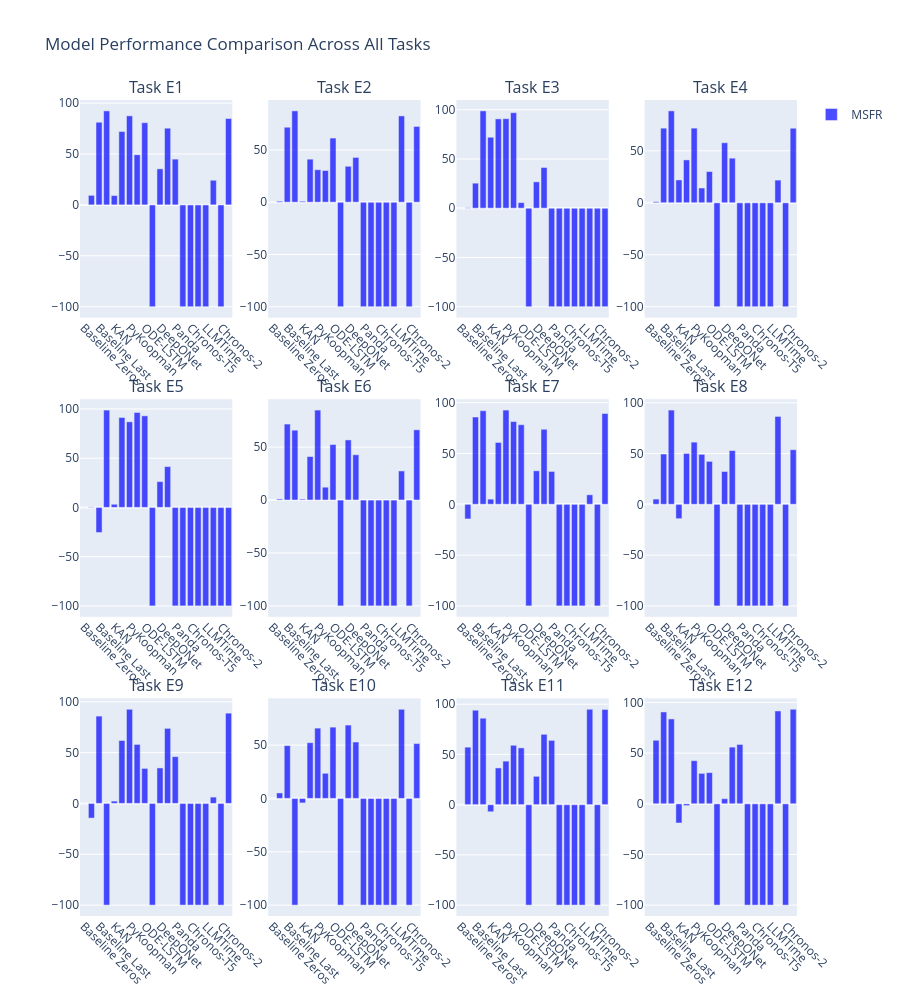

Notebook source saved alongside this figure:
### Markdown cell above
# Comparative Analysis

### Code cell
# Create interactive task comparison
create_interactive_task_comparison(data)  # noqa: F405 # pyrefly: ignore

### Figure 1 — Plotly figure (JSON) as saved in the notebook; plotly's stock layout.template omitted (floating-point values rounded to 4 significant figures)
{"data": [{"marker": {"color": "blue"}, "name": "MSFR", "opacity": 0.7, "showlegend": true, "type": "bar", "x": ["Baseline Zeros", "Baseline Average", "Baseline Last", "Reservoir", "KAN", "Opt DMD", "PyKoopman", "LSTM", "ODE-LSTM", "Spacetime", "DeepONet", "SINDy", "Panda", "Moirai-MoE", "Chronos-T5", "TabPFN", "LLMTime", "Sundial", "Chronos-2", "Moirai-2"], "xaxis": "x", "y": [0.0, 9.38, 81.2, 92.36, 9.18, 72.13, 87.46, 49.26, 80.73, -100.0, 35.42, 75.35, 44.97, -100.0, -100.0, -100.0, -100.0, 24.19, -100.0, 84.85], "yaxis": "y"}, {"marker": {"color": "blue"}, "name": "MSFR", "opacity": 0.7, "showlegend": false, "type": "bar", "x": ["Baseline Zeros", "Baseline Average", "Baseline Last", "Reservoir", "KAN", "Opt DMD", "PyKoopman", "LSTM", "ODE-LSTM", "Spacetime", "DeepONet", "SINDy", "Panda", "Moirai-MoE", "Chronos-T5", "TabPFN", "LLMTime", "Sundial", "Chronos-2", "Moirai-2"], "xaxis": "x2", "y": [0.0, 1.02, 71.79, 87.44, 0.97, 41.22, 31.12, 30.35, 61.42, -100.0, 34.42, 42.89, -100.0, -100.0, -100.0, -100.0, -100.0, 82.62, -100.0, 72.54], "yaxis": "y2"}, {"marker": {"color": "blue"}, "name": "MSFR", "opacity": 0.7, "showlegend": false, "type": "bar", "x": ["Baseline Zeros", "Baseline Average", "Baseline Last", "Reservoir", "KAN", "Opt DMD", "PyKoopman", "LSTM", "ODE-LSTM", "Spacetime", "DeepONet", "SINDy", "Panda", "Moirai-MoE", "Chronos-T5", "TabPFN", "LLMTime", "Sundial", "Chronos-2", "Moirai-2"], "xaxis": "x3", "y": [0.0, 0.51, 25.45, 98.85, 72.1, 90.71, 90.91, 97.02, 5.69, -100.0, 26.79, 41.38, -100.0, -100.0, -100.0, -100.0, -100.0, -100.0, -100.0, -100.0], "yaxis": "y3"}, {"marker": {"color": "blue"}, "name": "MSFR", "opacity": 0.7, "showlegend": false, "type": "bar", "x": ["Baseline Zeros", "Baseline Average", "Baseline Last", "Reservoir", "KAN", "Opt DMD", "PyKoopman", "LSTM", "ODE-LSTM", "Spacetime", "DeepONet", "SINDy", "Panda", "Moirai-MoE", "Chronos-T5", "TabPFN", "LLMTime", "Sundial", "Chronos-2", "Moirai-2"], "xaxis": "x4", "y": [0.0, 1.02, 71.79, 88.42, 21.96, 41.25, 71.81, 14.21, 30.06, -100.0, 57.75, 42.9, -100.0, -100.0, -100.0, -100.0, -100.0, 21.82, -100.0, 71.72], "yaxis": "y4"}, {"marker": {"color": "blue"}, "name": "MSFR", "opacity": 0.7, "showlegend": false, "type": "bar", "x": ["Baseline Zeros", "Baseline Average", "Baseline Last", "Reservoir", "KAN", "Opt DMD", "PyKoopman", "LSTM", "ODE-LSTM", "Spacetime", "DeepONet", "SINDy", "Panda", "Moirai-MoE", "Chronos-T5", "TabPFN", "LLMTime", "Sundial", "Chronos-2", "Moirai-2"], "xaxis": "x5", "y": [0.0, 0.51, -25.46, 98.85, 3.23, 91.33, 86.92, 96.39, 93.01, -100.0, 26.23, 41.47, -100.0, -100.0, -100.0, -100.0, -100.0, -100.0, -100.0, -100.0], "yaxis": "y5"}, {"marker": {"color": "blue"}, "name": "MSFR", "opacity": 0.7, "showlegend": false, "type": "bar", "x": ["Baseline Zeros", "Baseline Average", "Baseline Last", "Reservoir", "KAN", "Opt DMD", "PyKoopman", "LSTM", "ODE-LSTM", "Spacetime", "DeepONet", "SINDy", "Panda", "Moirai-MoE", "Chronos-T5", "TabPFN", "LLMTime", "Sundial", "Chronos-2", "Moirai-2"], "xaxis": "x6", "y": [0.0, 1.02, 71.79, 66.02, 0.91, 41.11, 85.0, 12.15, 52.45, -100.0, 56.8, 42.8, -100.0, -100.0, -100.0, -100.0, -100.0, 27.51, -100.0, 66.36], "yaxis": "y6"}, {"marker": {"color": "blue"}, "name": "MSFR", "opacity": 0.7, "showlegend": false, "type": "bar", "x": ["Baseline Zeros", "Baseline Average", "Baseline Last", "Reservoir", "KAN", "Opt DMD", "PyKoopman", "LSTM", "ODE-LSTM", "Spacetime", "DeepONet", "SINDy", "Panda", "Moirai-MoE", "Chronos-T5", "TabPFN", "LLMTime", "Sundial", "Chronos-2", "Moirai-2"], "xaxis": "x7", "y": [0.0, -14.42, 85.9, 92.09, 5.08, 60.87, 92.72, 81.42, 78.31, -100.0, 32.97, 73.83, 32.34, -100.0, -100.0, -100.0, -100.0, 9.36, -100.0, 89.33], "yaxis": "y7"}, {"marker": {"color": "blue"}, "name": "MSFR", "opacity": 0.7, "showlegend": false, "type": "bar", "x": ["Baseline Zeros", "Baseline Average", "Baseline Last", "Reservoir", "KAN", "Opt DMD", "PyKoopman", "LSTM", "ODE-LSTM", "Spacetime", "DeepONet", "SINDy", "Panda", "Moirai-MoE", "Chronos-T5", "TabPFN", "LLMTime", "Sundial", "Chronos-2", "Moirai-2"], "xaxis": "x8", "y": [0.0, 5.16, 49.52, 92.78, -14.1, 50.11, 61.21, 49.22, 42.27, -100.0, 32.33, 52.89, -100.0, -100.0, -100.0, -100.0, -100.0, 86.54, -100.0, 53.74], "yaxis": "y8"}, {"marker": {"color": "blue"}, "name": "MSFR", "opacity": 0.7, "showlegend": false, "type": "bar", "x": ["Baseline Zeros", "Baseline Average", "Baseline Last", "Reservoir", "KAN", "Opt DMD", "PyKoopman", "LSTM", "ODE-LSTM", "Spacetime", "DeepONet", "SINDy", "Panda", "Moirai-MoE", "Chronos-T5", "TabPFN", "LLMTime", "Sundial", "Chronos-2", "Moirai-2"], "xaxis": "x9", "y": [0.0, -14.42, 85.88, -100.0, 2.31, 61.91, 92.59, 58.03, 34.42, -100.0, 34.9, 73.83, 46.01, -100.0, -100.0, -100.0, -100.0, 6.24, -100.0, 88.77], "yaxis": "y9"}, {"marker": {"color": "blue"}, "name": "MSFR", "opacity": 0.7, "showlegend": false, "type": "bar", "x": ["Baseline Zeros", "Baseline Average", "Baseline Last", "Reservoir", "KAN", "Opt DMD", "PyKoopman", "LSTM", "ODE-LSTM", "Spacetime", "DeepONet", "SINDy", "Panda", "Moirai-MoE", "Chronos-T5", "TabPFN", "LLMTime", "Sundial", "Chronos-2", "Moirai-2"], "xaxis": "x10", "y": [0.0, 5.16, 49.53, -100.0, -4.19, 52.27, 65.95, 23.59, 66.85, -100.0, 68.81, 52.9, -100.0, -100.0, -100.0, -100.0, -100.0, 83.6, -100.0, 51.52], "yaxis": "y10"}, {"marker": {"color": "blue"}, "name": "MSFR", "opacity": 0.7, "showlegend": false, "type": "bar", "x": ["Baseline Zeros", "Baseline Average", "Baseline Last", "Reservoir", "KAN", "Opt DMD", "PyKoopman", "LSTM", "ODE-LSTM", "Spacetime", "DeepONet", "SINDy", "Panda", "Moirai-MoE", "Chronos-T5", "TabPFN", "LLMTime", "Sundial", "Chronos-2", "Moirai-2"], "xaxis": "x11", "y": [0.0, 57.27, 94.03, 86.08, -7.06, 36.57, 43.36, 59.12, 56.52, -100.0, 28.22, 70.06, 63.99, -100.0, -100.0, -100.0, -100.0, 94.97, -100.0, 94.79], "yaxis": "y11"}, {"marker": {"color": "blue"}, "name": "MSFR", "opacity": 0.7, "showlegend": false, "type": "bar", "x": ["Baseline Zeros", "Baseline Average", "Baseline Last", "Reservoir", "KAN", "Opt DMD", "PyKoopman", "LSTM", "ODE-LSTM", "Spacetime", "DeepONet", "SINDy", "Panda", "Moirai-MoE", "Chronos-T5", "TabPFN", "LLMTime", "Sundial", "Chronos-2", "Moirai-2"], "xaxis": "x12", "y": [0.0, 62.69, 90.65, 83.75, -18.96, -1.8, 42.56, 30.02, 30.74, -100.0, 5.02, 55.92, 58.57, -100.0, -100.0, -100.0, -100.0, 91.64, -100.0, 93.29], "yaxis": "y12"}], "layout": {"annotations": [{"font": {"size": 16}, "showarrow": false, "text": "Task E1", "x": 0.1062, "xanchor": "center", "xref": "paper", "y": 1, "yanchor": "bottom", "yref": "paper"}, {"font": {"size": 16}, "showarrow": false, "text": "Task E2", "x": 0.3688, "xanchor": "center", "xref": "paper", "y": 1, "yanchor": "bottom", "yref": "paper"}, {"font": {"size": 16}, "showarrow": false, "text": "Task E3", "x": 0.6313, "xanchor": "center", "xref": "paper", "y": 1, "yanchor": "bottom", "yref": "paper"}, {"font": {"size": 16}, "showarrow": false, "text": "Task E4", "x": 0.8938, "xanchor": "center", "xref": "paper", "y": 1, "yanchor": "bottom", "yref": "paper"}, {"font": {"size": 16}, "showarrow": false, "text": "Task E5", "x": 0.1062, "xanchor": "center", "xref": "paper", "y": 0.6333, "yanchor": "bottom", "yref": "paper"}, {"font": {"size": 16}, "showarrow": false, "text": "Task E6", "x": 0.3688, "xanchor": "center", "xref": "paper", "y": 0.6333, "yanchor": "bottom", "yref": "paper"}, {"font": {"size": 16}, "showarrow": false, "text": "Task E7", "x": 0.6313, "xanchor": "center", "xref": "paper", "y": 0.6333, "yanchor": "bottom", "yref": "paper"}, {"font": {"size": 16}, "showarrow": false, "text": "Task E8", "x": 0.8938, "xanchor": "center", "xref": "paper", "y": 0.6333, "yanchor": "bottom", "yref": "paper"}, {"font": {"size": 16}, "showarrow": false, "text": "Task E9", "x": 0.1062, "xanchor": "center", "xref": "paper", "y": 0.2667, "yanchor": "bottom", "yref": "paper"}, {"font": {"size": 16}, "showarrow": false, "text": "Task E10", "x": 0.3688, "xanchor": "center", "xref": "paper", "y": 0.2667, "yanchor": "bottom", "yref": "paper"}, {"font": {"size": 16}, "showarrow": false, "text": "Task E11", "x": 0.6313, "xanchor": "center", "xref": "paper", "y": 0.2667, "yanchor": "bottom", "yref": "paper"}, {"font": {"size": 16}, "showarrow": false, "text": "Task E12", "x": 0.8938, "xanchor": "center", "xref": "paper", "y": 0.2667, "yanchor": "bottom", "yref": "paper"}], "barmode": "group", "height": 1000, "showlegend": true, "title": {"text": "Model Performance Comparison Across All Tasks"}, "xaxis": {"anchor": "y", "domain": [0, 0.2125], "tickangle": 45}, "xaxis10": {"anchor": "y10", "domain": [0.2625, 0.475], "tickangle": 45}, "xaxis11": {"anchor": "y11", "domain": [0.525, 0.7375], "tickangle": 45}, "xaxis12": {"anchor": "y12", "domain": [0.7875, 1], "tickangle": 45}, "xaxis2": {"anchor": "y2", "domain": [0.2625, 0.475], "tickangle": 45}, "xaxis3": {"anchor": "y3", "domain": [0.525, 0.7375], "tickangle": 45}, "xaxis4": {"anchor": "y4", "domain": [0.7875, 1], "tickangle": 45}, "xaxis5": {"anchor": "y5", "domain": [0, 0.2125], "tickangle": 45}, "xaxis6": {"anchor": "y6", "domain": [0.2625, 0.475], "tickangle": 45}, "xaxis7": {"anchor": "y7", "domain": [0.525, 0.7375], "tickangle": 45}, "xaxis8": {"anchor": "y8", "domain": [0.7875, 1], "tickangle": 45}, "xaxis9": {"anchor": "y9", "domain": [0, 0.2125], "tickangle": 45}, "yaxis": {"anchor": "x", "domain": [0.7333, 1]}, "yaxis10": {"anchor": "x10", "domain": [0, 0.2667]}, "yaxis11": {"anchor": "x11", "domain": [0, 0.2667]}, "yaxis12": {"anchor": "x12", "domain": [0, 0.2667]}, "yaxis2": {"anchor": "x2", "domain": [0.7333, 1]}, "yaxis3": {"anchor": "x3", "domain": [0.7333, 1]}, "yaxis4": {"anchor": "x4", "domain": [0.7333, 1]}, "yaxis5": {"anchor": "x5", "domain": [0.3667, 0.6333]}, "yaxis6": {"anchor": "x6", "domain": [0.3667, 0.6333]}, "yaxis7": {"anchor": "x7", "domain": [0.3667, 0.6333]}, "yaxis8": {"anchor": "x8", "domain": [0.3667, 0.6333]}, "yaxis9": {"anchor": "x9", "domain": [0, 0.2667]}}}
